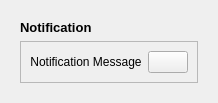
        <widget class="QCustomSlideMenu" name="popupNotificationContainer" native="true">
         <layout class="QVBoxLayout" name="verticalLayout_19">
          <item>
           <widget class="QWidget" name="popupNotificationSubContainer" native="true">
            <layout class="QVBoxLayout" name="verticalLayout_20">
             <item>
              <widget class="QLabel" name="label_14">
               <property name="font">
                <font>
                 <pointsize>10</pointsize>
                 <weight>75</weight>
                 <bold>true</bold>
                </font>
               </property>
               <property name="text">
                <string>Notification</string>
               </property>
              </widget>
             </item>
             <item>
              <widget class="QFrame" name="frame_9">
               <property name="frameShape">
                <enum>QFrame::StyledPanel</enum>
               </property>
               <property name="frameShadow">
                <enum>QFrame::Raised</enum>
               </property>
               <layout class="QHBoxLayout" name="horizontalLayout_10">
                <item>
                 <widget class="QLabel" name="label_13">
                  <property name="sizePolicy">
                   <sizepolicy hsizetype="Expanding" vsizetype="Preferred">
                    <horstretch>0</horstretch>
                    <verstretch>0</verstretch>
                   </sizepolicy>
                  </property>
                  <property name="text">
                   <string>Notification Message</string>
                  </property>
                  <property name="alignment">
                   <set>Qt::AlignCenter</set>
                  </property>
                 </widget>
                </item>
                <item alignment="Qt::AlignRight">
                 <widget class="QPushButton" name="closeNotifacationBtn">
                  <property name="toolTip">
                   <string>Close Notification </string>
                  </property>
                  <property name="text">
                   <string/>
                  </property>
                  <property name="icon">
                   <iconset resource="resources.qrc">
                    <normaloff>:/icons/x-octagon.svg</normaloff>:/icons/x-octagon.svg</iconset>
                  </property>
                  <property name="iconSize">
                   <size>
                    <width>24</width>
                    <height>24</height>
                   </size>
                  </property>
                 </widget>
                </item>
               </layout>
              </widget>
             </item>
            </layout>
           </widget>
          </item>
         </layout>
        </widget>
